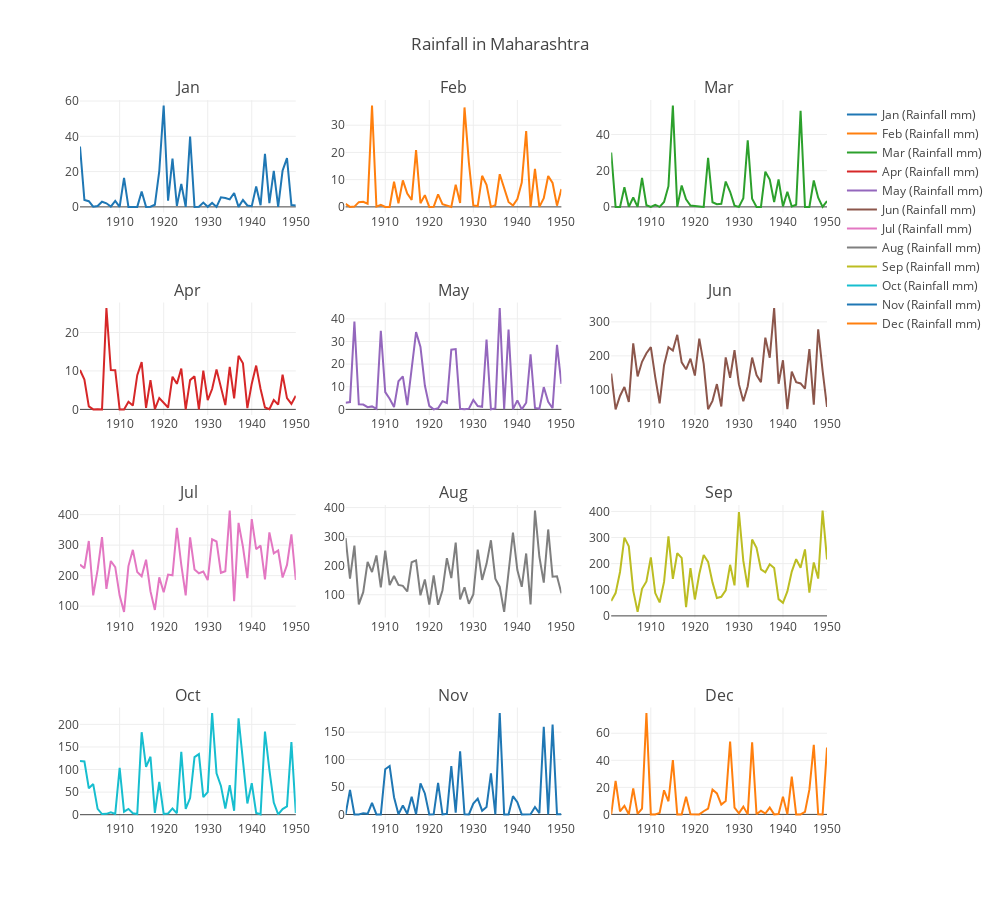

Notebook cell for this chart:
### Code cell
path2 = "C:/Users/pooja/Desktop/Project/final_Clean_data/Weather Pooja/Rainfall/Akola.csv"
path3 = "C:/Users/pooja/Desktop/Project/final_Clean_data/Weather Pooja/Temperature/Akola.csv"
path4 = "C:/Users/pooja/Desktop/Project/final_Clean_data/Weather Pooja/Humidity/Akola.csv"

df_rain = pd.read_csv(path2)
df_temp = pd.read_csv(path3)
df_humid = pd.read_csv(path4)

trace1 = go.Scatter(x=df_rain.Year.head(50), y=df_rain.Jan, name="Jan (Rainfall mm)")
trace2 = go.Scatter(x=df_rain.Year.head(50), y=df_rain.Feb, name="Feb (Rainfall mm)")
trace3 = go.Scatter(x=df_rain.Year.head(50), y=df_rain.Mar, name="Mar (Rainfall mm)")
trace4 = go.Scatter(x=df_rain.Year.head(50), y=df_rain.Apr, name="Apr (Rainfall mm)")
trace5 = go.Scatter(x=df_rain.Year.head(50), y=df_rain.May, name="May (Rainfall mm)")
trace6 = go.Scatter(x=df_rain.Year.head(50), y=df_rain.Jun, name="Jun (Rainfall mm)")
trace7 = go.Scatter(x=df_rain.Year.head(50), y=df_rain.Jul, name="Jul (Rainfall mm)")
trace8 = go.Scatter(x=df_rain.Year.head(50), y=df_rain.Aug, name="Aug (Rainfall mm)")
trace9 = go.Scatter(x=df_rain.Year.head(50), y=df_rain.Sep, name="Sep (Rainfall mm)")
trace10 = go.Scatter(x=df_rain.Year.head(50), y=df_rain.Oct, name="Oct (Rainfall mm)")
trace11 = go.Scatter(x=df_rain.Year.head(50), y=df_rain.Nov, name="Nov (Rainfall mm)")
trace12 = go.Scatter(x=df_rain.Year.head(50), y=df_rain.Dec, name="Dec (Rainfall mm)")

fig = tools.make_subplots(rows=4, cols=3, subplot_titles=('Jan', 'Feb',
                                                          'Mar','Apr','May','Jun','Jul','Aug','Sep','Oct','Nov','Dec'))

fig.append_trace(trace1, 1, 1)
fig.append_trace(trace2, 1, 2)
fig.append_trace(trace3, 1, 3)
fig.append_trace(trace4, 2, 1)
fig.append_trace(trace5, 2, 2)
fig.append_trace(trace6, 2, 3)
fig.append_trace(trace7, 3, 1)
fig.append_trace(trace8, 3, 2)
fig.append_trace(trace9, 3, 3)
fig.append_trace(trace10, 4, 1)
fig.append_trace(trace11, 4, 2)
fig.append_trace(trace12, 4, 3)

fig['layout'].update(height=900, width=1000, title='Rainfall in Maharashtra')
iplot(fig, filename='make-subplots-multiple-with-titles')
